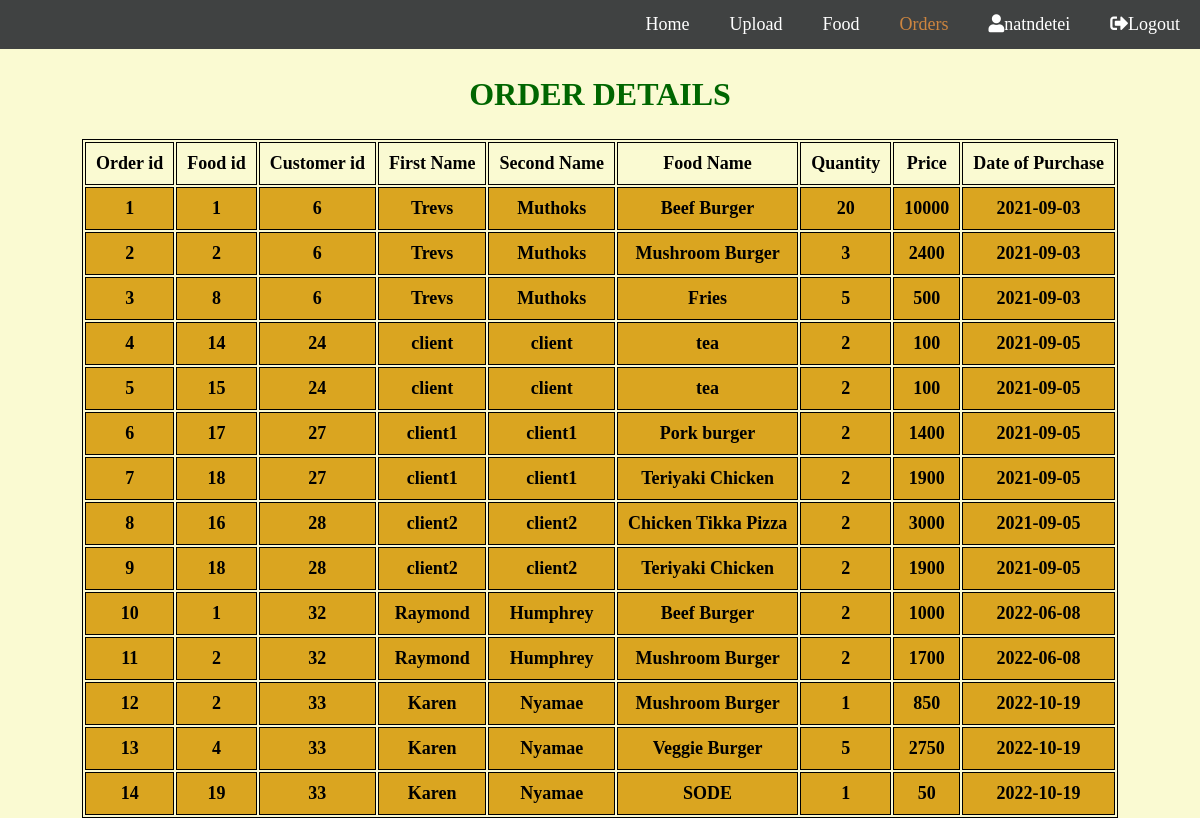
Page /view_order.php (signed in) on the committed database.
### tables this page shows
CREATE TABLE `orders` (
  `order_id` int(11) NOT NULL,
  `food_id` int(11) NOT NULL,
  `customer_id` int(6) NOT NULL,
  `quantity` int(11) NOT NULL,
  `price` int(11) NOT NULL,
  `date_of_purchase` date NOT NULL
);

CREATE TABLE `customer` (
  `customer_id` int(6) NOT NULL,
  `firstname` varchar(10) NOT NULL,
  `secondname` varchar(10) NOT NULL,
  `email` varchar(40) NOT NULL,
  `userName` varchar(255) NOT NULL,
  `userPassword` varchar(20) NOT NULL,
  `userType` varchar(255) NOT NULL
);

CREATE TABLE `menu` (
  `food_id` int(11) NOT NULL,
  `food_name` varchar(40) NOT NULL,
  `food_price` float DEFAULT NULL,
  `food_image` varchar(100) DEFAULT NULL,
  `food_description` varchar(255) NOT NULL
);

### view_order.php (the view, shortened to what this page needs)
<?php
require_once('connect.php');
$sql_select="SELECT orders.*, customer.firstname, customer.secondname, menu.food_name FROM orders INNER JOIN customer ON orders.customer_id= customer.customer_id INNER JOIN menu ON orders.food_id=menu.food_id";
$results=mysqli_query($conn,$sql_select);
?>
<!DOCTYPE html>
<html lang="en">
<head>
    <link rel="stylesheet" href="https://use.fontawesome.com/releases/v5.7.1/css/all.css">
</head>
<body>
<div class="nav">
        <a href="logout.php"><i class="fas fa-sign-out-alt"></i>Logout</a>
        <a href="profile.php" class="user"><i class="fas fa-user"></i><?php echo $_SESSION['user']['userName']; ?></a>
        <a href="view_order.php" class="active">Orders</a>
        <a href="view_food.php">Food</a>
        <a href="upload_image.php">Upload</a>
        <a href="displayUsers.php">Home</a>
    </div>
    <section>
        <h1>ORDER DETAILS</h1>
        <table>
            <tr>
                <th>Order id</th>
                <th>Food id</th>
                <th>Customer id</th>
                <th>First Name</th>
                <th>Second Name</th>
                <th>Food Name</th>
                <th>Quantity</th>
                <th>Price</th>
                <th>Date of Purchase</th>
            </tr>
    <?php
        while($row = mysqli_fetch_array($results)){
 ?>
        <tr>
                <td><?php echo $row['order_id'];?></td>
                <td><?php echo $row['food_id'];?></td>
                <td><?php echo $row['customer_id']; ?></td>
                <td><?php echo $row['firstname']; ?></td>
                <td><?php echo $row['secondname']; ?></td>
                <td><?php echo $row['food_name']; ?></td>
                <td><?php echo $row['quantity'];?></td>
                <td><?php echo $row['price'];?></td>
                <td><?php echo $row['date_of_purchase'];?></td>
            </tr>
<?php
        }
?>
        </table>
    </section>
</html>
    </body>

### view_order.php (style rules this page uses)
body { background-color: lightgoldenrodyellow; margin: 0; }
table { margin: 0 auto; font-size: large; border: 1px solid black; }
h1 { text-align: center; color: #006600; font-size: xx-large; font-family:fantasy; }
td { background-color:goldenrod; border: 1px solid black; }
th, td { font-weight: bold; border: 1px solid black; padding: 10px; text-align: center; }
td { font-weight:bold; }
.nav { background-color:#404242; overflow: hidden; }
.nav a { float: right; color: white; text-align: center; padding: 14px 20px; text-decoration: none; font-size: 18px; }
.nav a.active { color:peru; }

### rows in the picture
orders: order_id "1", food "1", customer "6", customer.firstname "Trevs", customer.secondname "Muthoks", food.food_name "Beef Burger", quantity "20", price "10000", date_of_purchase "2021-09-03"
orders: order_id "2", food "2", customer "6", customer.firstname "Trevs", customer.secondname "Muthoks", food.food_name "Mushroom Burger", quantity "3", price "2400", date_of_purchase "2021-09-03"
orders: order_id "3", food "8", customer "6", customer.firstname "Trevs", customer.secondname "Muthoks", food.food_name "Fries", quantity "5", price "500", date_of_purchase "2021-09-03"
orders: order_id "4", food "14", customer "24", customer.firstname "client", customer.secondname "client", food.food_name "tea", quantity "2", price "100", date_of_purchase "2021-09-05"
orders: order_id "5", food "15", customer "24", customer.firstname "client", customer.secondname "client", food.food_name "tea", quantity "2", price "100", date_of_purchase "2021-09-05"
orders: order_id "6", food "17", customer "27", customer.firstname "client1", customer.secondname "client1", food.food_name "Pork burger", quantity "2", price "1400", date_of_purchase "2021-09-05"
orders: order_id "7", food "18", customer "27", customer.firstname "client1", customer.secondname "client1", food.food_name "Teriyaki Chicken", quantity "2", price "1900", date_of_purchase "2021-09-05"
orders: order_id "8", food "16", customer "28", customer.firstname "client2", customer.secondname "client2", food.food_name "Chicken Tikka Pizza", quantity "2", price "3000", date_of_purchase "2021-09-05"
orders: order_id "9", food "18", customer "28", customer.firstname "client2", customer.secondname "client2", food.food_name "Teriyaki Chicken", quantity "2", price "1900", date_of_purchase "2021-09-05"
orders: order_id "10", food "1", customer "32", customer.firstname "Raymond", customer.secondname "Humphrey", food.food_name "Beef Burger", quantity "2", price "1000", date_of_purchase "2022-06-08"
orders: order_id "11", food "2", customer "32", customer.firstname "Raymond", customer.secondname "Humphrey", food.food_name "Mushroom Burger", quantity "2", price "1700", date_of_purchase "2022-06-08"
orders: order_id "12", food "2", customer "33", customer.firstname "Karen", customer.secondname "Nyamae", food.food_name "Mushroom Burger", quantity "1", price "850", date_of_purchase "2022-10-19"
orders: order_id "13", food "4", customer "33", customer.firstname "Karen", customer.secondname "Nyamae", food.food_name "Veggie Burger", quantity "5", price "2750", date_of_purchase "2022-10-19"
orders: order_id "14", food "19", customer "33", customer.firstname "Karen", customer.secondname "Nyamae", food.food_name "SODE", quantity "1", price "50", date_of_purchase "2022-10-19"

### other values in the picture
$_SESSION['user']['userName'] "natndetei"
